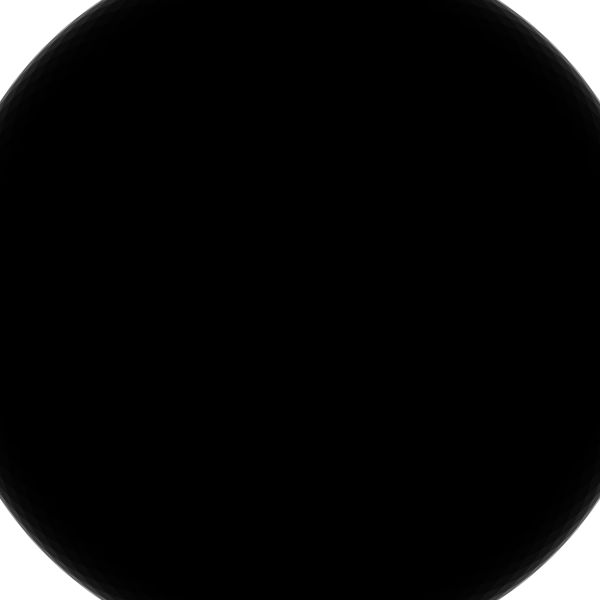
Frame 1 (no input)
Frame 60 (no input): identical to frame 1, image omitted
Frame 120 (the mouse pressed at the canvas centre since frame 60): identical to frame 1, image omitted

The p5.js sketch that drew this single still picture (run headless with seeded random() and noise() and a simulated clock; from frame 60 on, the mouse is pressed at the canvas centre):

// p5.js sketch
// ── sketch.js
function setup() {
    let radius = 200
    createCanvas(3 * radius, 3 * radius);
    noStroke();
    fill(0, 0, 0, 100);

    for(ang = 0; ang < TWO_PI; ang += 0.1) {
        for (r = 0; r < radius; r += radius / 5) {
            circle(1.5 * radius + r * cos(ang), 1.5 * radius + r * sin(ang), 2 * radius);
        }
    }
}

function draw() {
}
